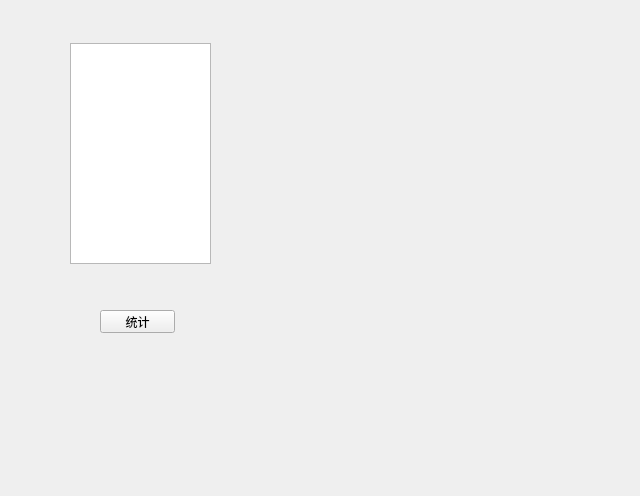
<?xml version="1.0" encoding="UTF-8"?>
<ui version="4.0">
 <class>Form</class>
 <widget class="QWidget" name="Form">
  <property name="geometry">
   <rect>
    <x>0</x>
    <y>0</y>
    <width>640</width>
    <height>496</height>
   </rect>
  </property>
  <property name="windowTitle">
   <string>统计薪资</string>
  </property>
  <widget class="QPlainTextEdit" name="textEdit">
   <property name="geometry">
    <rect>
     <x>70</x>
     <y>43</y>
     <width>141</width>
     <height>221</height>
    </rect>
   </property>
   <property name="plainText">
    <string/>
   </property>
   <property name="placeholderText">
    <string>请输入薪资信息</string>
   </property>
  </widget>
  <widget class="QPushButton" name="button">
   <property name="geometry">
    <rect>
     <x>100</x>
     <y>310</y>
     <width>75</width>
     <height>23</height>
    </rect>
   </property>
   <property name="text">
    <string>统计</string>
   </property>
  </widget>
 </widget>
 <resources/>
 <connections/>
</ui>
